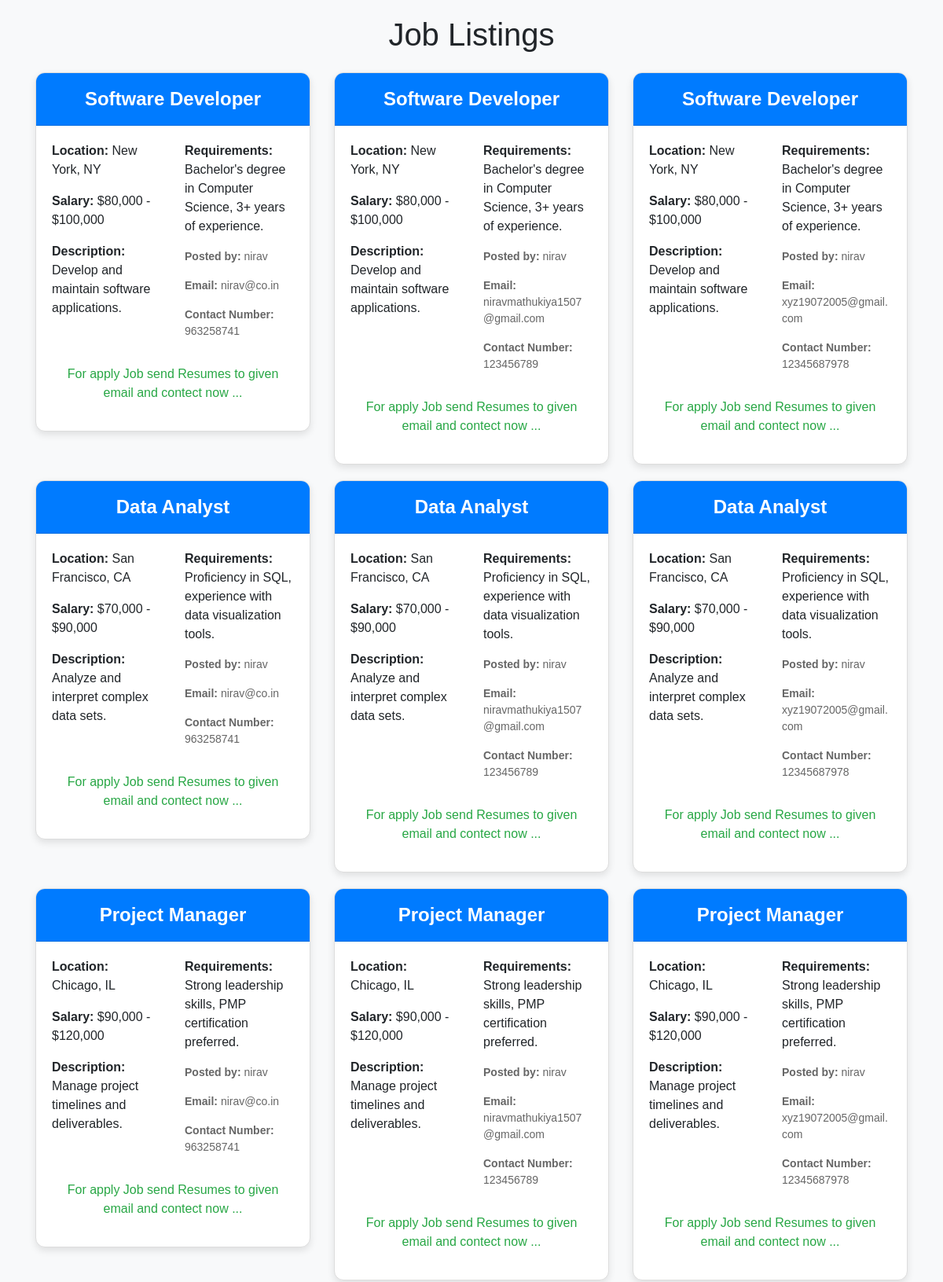
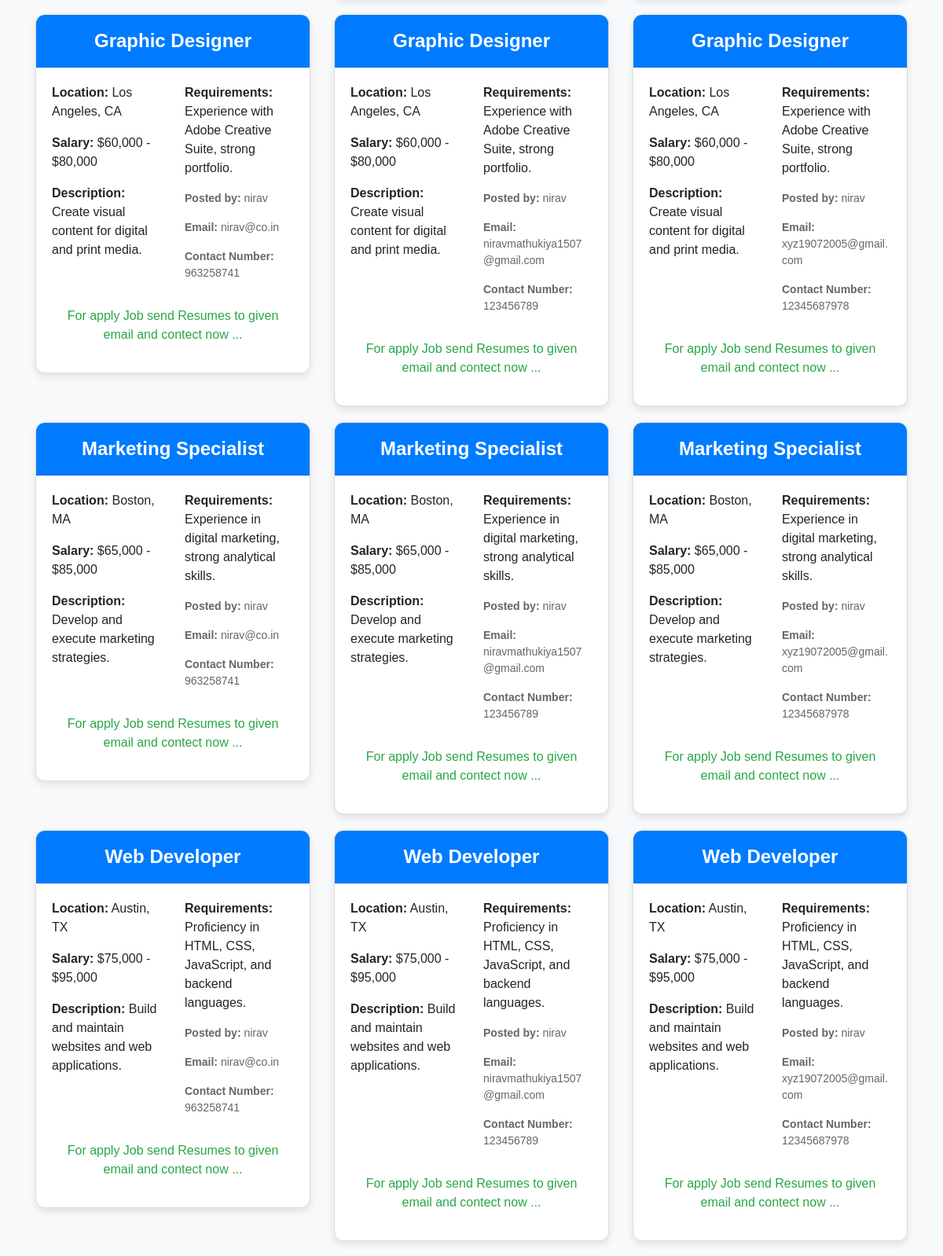
/jobs.php (upper part), run on the app's committed database (2 pictures, top to bottom).
### tables this page shows
CREATE TABLE `jobs` (
  `id` int(11) NOT NULL,
  `job_title` varchar(255) NOT NULL,
  `job_description` text NOT NULL,
  `job_requirements` text NOT NULL,
  `salary` varchar(50) NOT NULL,
  `location` varchar(255) NOT NULL,
  `created_at` timestamp NOT NULL DEFAULT current_timestamp(),
  `user_id` int(11) NOT NULL
);

CREATE TABLE `users` (
  `id` int(11) NOT NULL,
  `name` varchar(255) NOT NULL,
  `email` varchar(255) NOT NULL,
  `password` varchar(255) NOT NULL,
  `mobilenumber` varchar(20) NOT NULL,
  `city` varchar(100) NOT NULL,
  `role` enum('company','user') NOT NULL,
  `created_at` timestamp NOT NULL DEFAULT current_timestamp()
);

### jobs.php (the view, shortened to what this page needs)
<?php
require './conn.php';
$sql = "
SELECT
    jobs.id AS job_id,
    jobs.job_title,
    jobs.job_description,
    jobs.job_requirements,
    jobs.salary,
    jobs.location,
    jobs.created_at AS job_created_at,
    users.id AS user_id,
    users.name AS user_name,
    users.email AS user_email,
    users.mobilenumber AS user_mobilenumber,
    users.city AS user_city,
    users.role AS user_role,
    users.created_at AS user_created_at
FROM jobs
JOIN users
;
";
$result = $con->query($sql);
?>
<!DOCTYPE html>
<html lang="en">
<head>
    <link href="https://stackpath.bootstrapcdn.com/bootstrap/4.5.2/css/bootstrap.min.css" rel="stylesheet">
</head>
<body>
    <div class="container">
        <h1 class="mb-4 text-center">Job Listings</h1>
        <div class="row">
            <?php
            if ($result->num_rows > 0) {
                while ($row = $result->fetch_assoc()) {
                    echo '<div class="col-md-6 col-lg-4">';
                    echo '<div class="card job-card">';
                    echo '<div class="card-header">' . htmlspecialchars($row['job_title']) . '</div>';
                    echo '<div class="card-body">';
                    echo '<div class="row">';
                    echo '<div class="col-md-6">';
                    echo '<p class="card-text"><strong>Location:</strong> ' . htmlspecialchars($row['location']) . '</p>';
                    echo '<p class="card-text"><strong>Salary:</strong> ' . htmlspecialchars($row['salary']) . '</p>';
                    echo '<p class="card-text"><strong>Description:</strong> ' . nl2br(htmlspecialchars($row['job_description'])) . '</p>';
                    echo '</div>';
                    echo '<div class="col-md-6">';
                    echo '<p class="card-text"><strong>Requirements:</strong> ' . nl2br(htmlspecialchars($row['job_requirements'])) . '</p>';
                    echo '<div class="contact-info">';
                    echo '<p><strong>Posted by:</strong> ' . htmlspecialchars($row['user_name']) . '</p>';
                    echo '<p><strong>Email:</strong> ' . htmlspecialchars($row['user_email']) . '</p>';
                    echo '<p><strong>Contact Number:</strong> ' . htmlspecialchars($row['user_mobilenumber']) . '</p>';
                    echo '</div>';
                    echo '</div>';
                    echo '</div>';
                    echo '<div class="text-center mt-3">';
                    echo '<p class="text-success"> For apply Job send Resumes to given email and contect now ...</p>';
                    echo '</div>';
                    echo '</div>';
                    echo '</div>';
                    echo '</div>';
                }
            } else {
                echo '<p class="text-center">No jobs available at the moment.</p>';
            }
            ?>
        </div>
    </div>
</body>
</html>

### jobs.php (style rules this page uses)
body { font-family: 'Arial', sans-serif; background-color: #f8f9fa; padding-top: 20px; }
.job-card { margin-bottom: 20px; border: 1px solid #ddd; border-radius: 12px; box-shadow: 0 4px 10px rgba(0, 0, 0, 0.1); transition: transform 0.3s, box-shadow 0.3s; overflow: hidden; }
.job-card .card-header { background-color: #007bff; color: white; font-size: 1.5rem; font-weight: bold; padding: 15px; text-align: center; }
.job-card .card-body { padding: 20px; }
.job-card .card-body .contact-info { font-size: 0.875rem; color: #666; }

### data on the page
jobs: job_title "Software Developer", location "New York, NY", salary "$80,000 - $100,000", job_description "Develop and maintain software applications.", job_requirements "Bachelor's degree in Computer Science, 3+ years of experience.", users.name "nirav", users.email "nirav@co.in", users.mobilenumber "963258741", users.email "niravmathukiya1507@gmail.com", users.mobilenumber "123456789", users.email "xyz19072005@gmail.com", users.mobilenumber "12345687978"
jobs: job_title "Data Analyst", location "San Francisco, CA", salary "$70,000 - $90,000", job_description "Analyze and interpret complex data sets.", job_requirements "Proficiency in SQL, experience with data visualization tools.", users.name "nirav", users.email "nirav@co.in", users.mobilenumber "963258741", users.email "niravmathukiya1507@gmail.com", users.mobilenumber "123456789", users.email "xyz19072005@gmail.com", users.mobilenumber "12345687978"
jobs: job_title "Project Manager", location "Chicago, IL", salary "$90,000 - $120,000", job_description "Manage project timelines and deliverables.", job_requirements "Strong leadership skills, PMP certification preferred.", users.name "nirav", users.email "nirav@co.in", users.mobilenumber "963258741", users.email "niravmathukiya1507@gmail.com", users.mobilenumber "123456789", users.email "xyz19072005@gmail.com", users.mobilenumber "12345687978"
jobs: job_title "Graphic Designer", location "Los Angeles, CA", salary "$60,000 - $80,000", job_description "Create visual content for digital and print media.", job_requirements "Experience with Adobe Creative Suite, strong portfolio.", users.name "nirav", users.email "nirav@co.in", users.mobilenumber "963258741", users.email "niravmathukiya1507@gmail.com", users.mobilenumber "123456789", users.email "xyz19072005@gmail.com", users.mobilenumber "12345687978"
jobs: job_title "Marketing Specialist", location "Boston, MA", salary "$65,000 - $85,000", job_description "Develop and execute marketing strategies.", job_requirements "Experience in digital marketing, strong analytical skills.", users.name "nirav", users.email "nirav@co.in", users.mobilenumber "963258741", users.email "niravmathukiya1507@gmail.com", users.mobilenumber "123456789", users.email "xyz19072005@gmail.com", users.mobilenumber "12345687978"
jobs: job_title "Web Developer", location "Austin, TX", salary "$75,000 - $95,000", job_description "Build and maintain websites and web applications.", job_requirements "Proficiency in HTML, CSS, JavaScript, and backend languages.", users.name "nirav", users.email "nirav@co.in", users.mobilenumber "963258741", users.email "niravmathukiya1507@gmail.com", users.mobilenumber "123456789", users.email "xyz19072005@gmail.com", users.mobilenumber "12345687978"
